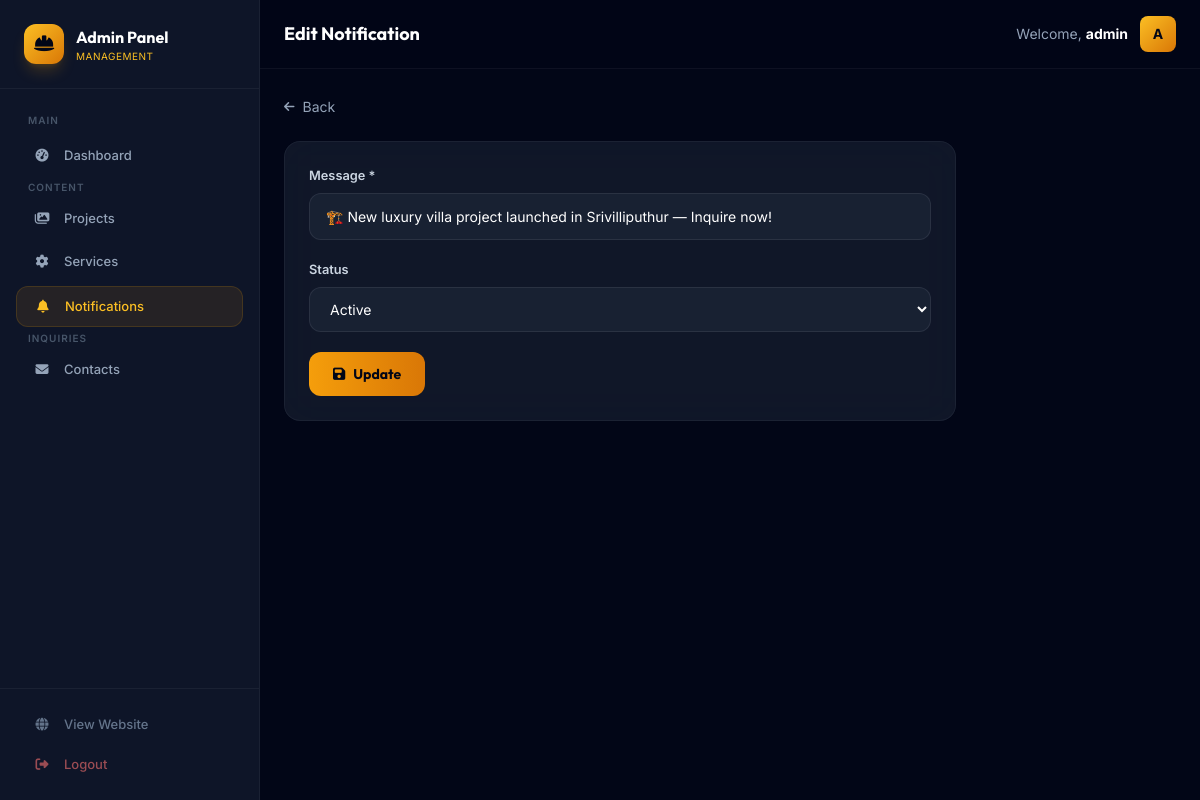
Screenshot of /admin/notifications/edit.php?id=1 (signed in) with the database file from the repository.
### tables this page shows
CREATE TABLE IF NOT EXISTS notifications (
    id INT AUTO_INCREMENT PRIMARY KEY,
    message VARCHAR(500) NOT NULL,
    status ENUM('active','inactive') DEFAULT 'active',
    created_at TIMESTAMP DEFAULT CURRENT_TIMESTAMP
);

### includes/db.php (called while the page is built, shortened)
<?php
function sanitize($data) {
    return htmlspecialchars(strip_tags(trim($data)), ENT_QUOTES, 'UTF-8');
}
?>

### admin/notifications/edit.php (the view, shortened to what this page needs)
<?php
require_once __DIR__ . '/../../includes/db.php';
$id = intval($_GET['id'] ?? 0);
$stmt = $pdo->prepare("SELECT * FROM notifications WHERE id = :id");
$stmt->execute([':id' => $id]);
$notif = $stmt->fetch();
include __DIR__ . '/../includes/admin_header.php';
include __DIR__ . '/../includes/admin_sidebar.php';
?>
<a href="<?= SITE_URL ?>/admin/notifications/" class="inline-flex items-center gap-2 text-dark-400 text-sm hover:text-white mb-6"><i class="fa-solid fa-arrow-left text-xs"></i> Back</a>
<form method="POST">
    <div class="glass-card p-6 space-y-5 max-w-2xl">
        <div><label class="form-label">Message *</label><input type="text" name="message" class="form-input" value="<?= sanitize($notif['message']) ?>" required></div>
        <div><label class="form-label">Status</label>
            <select name="status" class="form-input">
                <option value="active" <?= $notif['status'] === 'active' ? 'selected' : '' ?>>Active</option>
            </select>
        </div>
        <button type="submit" class="bg-gradient-to-r from-primary-500 to-primary-600 text-dark-950 px-6 py-3 rounded-xl font-heading font-bold text-sm"><i class="fa-solid fa-save mr-2"></i>Update</button>
    </div>
</form>
</main></div></body></html>

### assets/css/style.css (style rules this page uses)
*, *::before, *::after { box-sizing: border-box; }
.inline-flex { display: inline-flex; }
.items-center { align-items: center; }
.gap-2 { gap: 0.5rem; }
.max-w-2xl { max-width: 42rem; }
.text-white { color: #fff; }
.text-xs { font-size: 0.75rem; line-height: 1rem; }
.text-sm { font-size: 0.875rem; line-height: 1.25rem; }
.font-bold { font-weight: 700; }
.font-heading { font-family: 'Outfit', sans-serif; }
.font-body { font-family: 'Inter', sans-serif; }
.antialiased { -webkit-font-smoothing: antialiased; -moz-osx-font-smoothing: grayscale; }
.rounded-xl { border-radius: 0.75rem; }
.p-6 { padding: 1.5rem; }
.px-6 { padding-left: 1.5rem; padding-right: 1.5rem; }
.py-3 { padding-top: 0.75rem; padding-bottom: 0.75rem; }
.mb-6 { margin-bottom: 1.5rem; }
.text-dark-400 { color: #94a3b8; }
.text-dark-950 { color: #020617; }
.bg-dark-950 { background-color: #020617; }
.bg-gradient-to-r { background-image: linear-gradient(to right, var(--tw-gradient-stops)); }
.from-primary-500 { --tw-gradient-from: #f59e0b; --tw-gradient-stops: #f59e0b, var(--tw-gradient-to, rgba(245, 158, 11, 0)); }
.to-primary-600 { --tw-gradient-to: #d97706; }
.glass-card { background: rgba(30, 41, 59, 0.5); backdrop-filter: blur(20px); -webkit-backdrop-filter: blur(20px); border: 1px solid rgba(255, 255, 255, 0.05); border-radius: 1rem; transition: all 0.4s cubic-bezier(0.4, 0, 0.2, 1); }
.form-input { width: 100%; padding: 0.75rem 1rem; background: rgba(30, 41, 59, 0.6); border: 1px solid rgba(255, 255, 255, 0.08); border-radius: 0.75rem; color: #fff; font-size: 0.875rem; font-family: 'Inter', sans-serif; transition: all 0.3s ease; outline: none; }
.form-input::placeholder { color: #475569; }
.form-label { display: block; font-size: 0.8rem; font-weight: 600; color: #cbd5e1; margin-bottom: 0.5rem; font-family: 'Inter', sans-serif; }
body, body * { transition: background-color 0.4s ease, color 0.3s ease, border-color 0.3s ease, box-shadow 0.3s ease; }

### rows the page displays
notifications: message "🏗️ New luxury villa project launched in Srivilliputhur — Inquire now!", status "Active"

### other values shown
$adminPageTitle "Edit Notification"
getAdminUsername() "admin"
substr(getAdminUsername(), 0, 1) "A"
